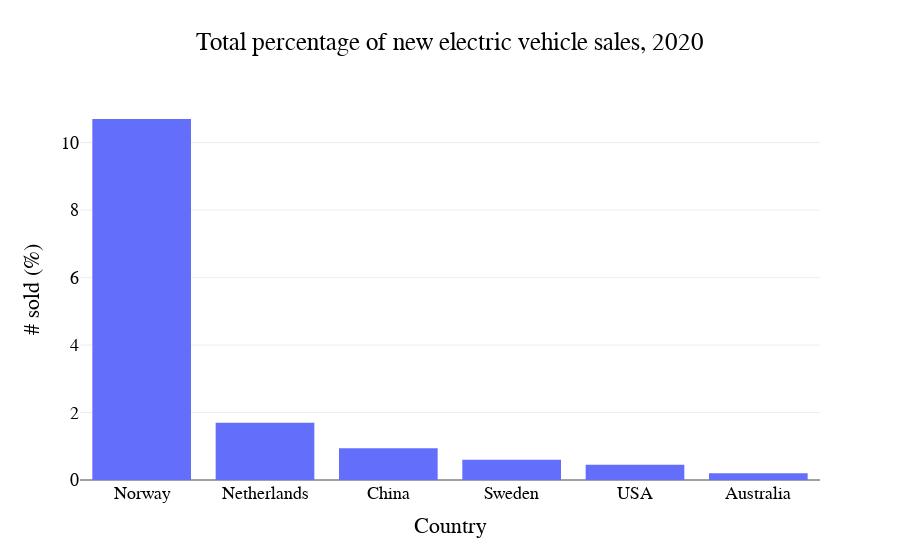

Notebook cell for this chart:
### Code cell
# Plot bar graph

x = global_ev_df['country']
y = global_ev_df['percent']

fig = px.bar(x=x, y=y, labels=dict(x="Country", y="# sold (%)"),
             title='Total percentage of new electric vehicle sales, 2020')

fig.update_layout(
    font_family="Helvetica",
    font_color="black",
    title_font_family="Helvetica",
    title_font_color="black",
    legend_title_font_color="black")

fig.layout.template = 'presentation'

fig.update_xaxes(title_font_family="Helvetica")
plotly.offline.plot(fig, filename='/Users/minoperic/Data Analytics/Data Investigations/australian-electric-vehicle-sales/fig_4.html')
fig.show()

### Figure 1 — Plotly figure (JSON) as saved in the notebook; plotly's stock layout.template omitted (floating-point values rounded to 4 significant figures)
{"data": [{"alignmentgroup": "True", "hovertemplate": "Country=%{x}<br># sold (%)=%{y}<extra></extra>", "legendgroup": "", "marker": {"color": "#636efa", "pattern": {"shape": ""}}, "name": "", "offsetgroup": "", "orientation": "v", "showlegend": false, "textposition": "auto", "type": "bar", "x": ["Norway", "Netherlands", "China", "Sweden", "USA", "Australia"], "xaxis": "x", "y": ["10.7%", "1.7%", "0.94%", "0.6%", "0.45%", "0.2%"], "yaxis": "y"}], "layout": {"barmode": "relative", "font": {"color": "black", "family": "Helvetica"}, "legend": {"title": {"font": {"color": "black"}}, "tracegroupgap": 0}, "title": {"font": {"color": "black", "family": "Helvetica"}, "text": "Total percentage of new electric vehicle sales, 2020"}, "xaxis": {"anchor": "y", "domain": [0, 1], "title": {"font": {"family": "Helvetica"}, "text": "Country"}}, "yaxis": {"anchor": "x", "domain": [0, 1], "title": {"text": "# sold (%)"}}}}
